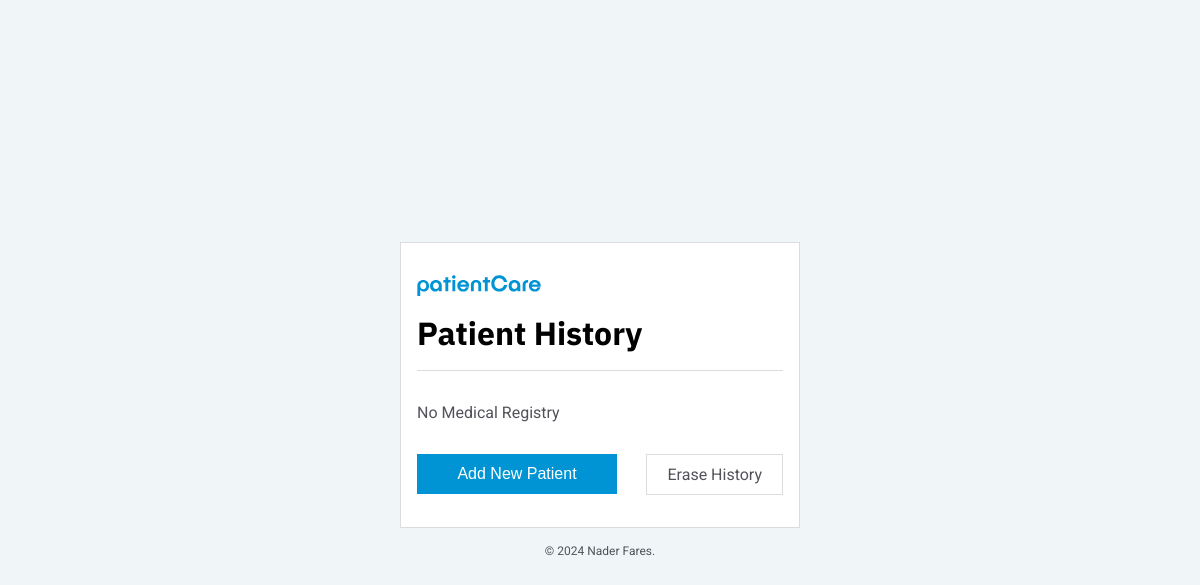
Before: / with the older database file.
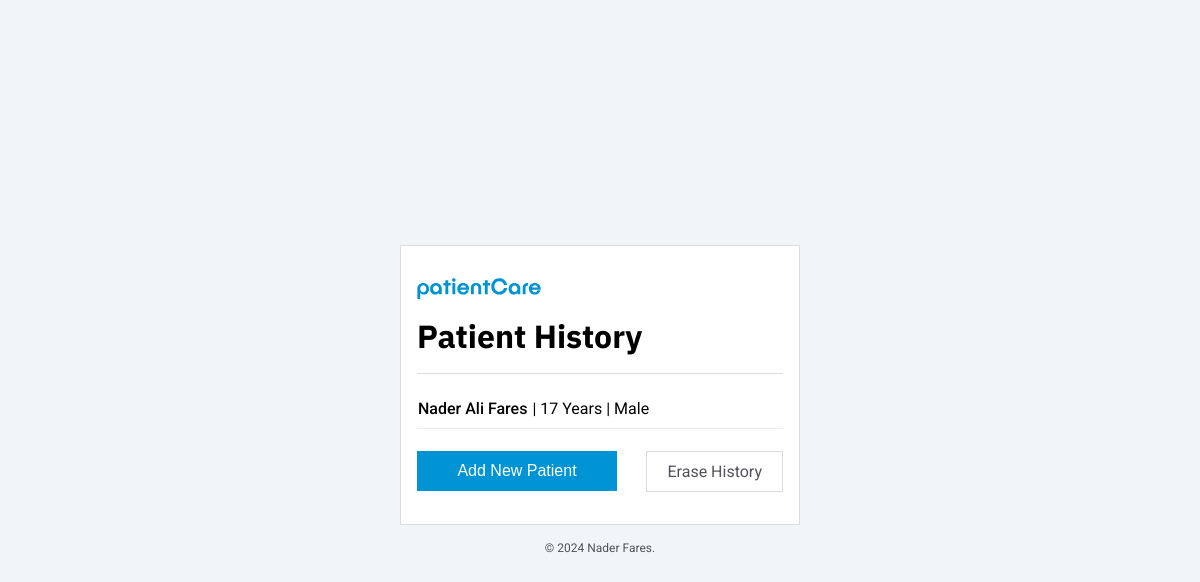
After: the same page with the newer database file.
### tables this page shows
CREATE TABLE patients (
    id INTEGER PRIMARY KEY AUTOINCREMENT,
    name TEXT NOT NULL,
    age INTEGER,
    gender TEXT,
    document TEXT UNIQUE,
    address TEXT,
    phone TEXT       
  );

### app.py (the view)
@app.route('/')
def index():
  conn = sqlite3.connect('hospital_management.db')
  cursor = conn.cursor()
  cursor.execute('SELECT * FROM patients')
  patients = cursor.fetchall()
  conn.close()
  if not patients:
    return render_template('index.html', no_records=True)
  else:
    return render_template('index.html', patients=patients)

### templates/index.html (shortened to what this page needs)
<!DOCTYPE html>
<html lang="en">
<head>
  <link rel="stylesheet" href="{{ url_for('static', filename='styles.css') }}">
</head>
<body>
  <div class="container">
      <img src="{{ url_for('static', filename='images/patientCare.svg') }}" alt="patientCare">
      <h1>Patient History</h1>
      <div id="line"></div>
      {% if no_records %}
        <p style="font-size: 1rem; margin-bottom: 16px;">No Medical Registry</p>
      {% else %}
        <ul>
          {% for patient in patients %}
          <li id="patientli"><a id="patient" href="{{ url_for('viewPatient', id=patient[0]) }}">{{ patient[1] }}</a> | {{ patient[2] }} Years | {{ patient[3] }}
          {% endfor %}
        </ul>
      {% endif %}
      <div class="buttons">
        <a href="{{ url_for('newPatient') }}"><button class="addPatient">Add New Patient</button></a>
        <a href="{{ url_for('eraseHistory') }}" class="eraseHistory">Erase History</a>
      </div>
  </div>
  <p>© 2024 Nader Fares.</p>
</body>
</html>

Changed rows visible on the page:
added patients: name "Nader Ali Fares", age "17", gender "Male"
Other visible differences:
text no longer shown: "No Medical Registry"
